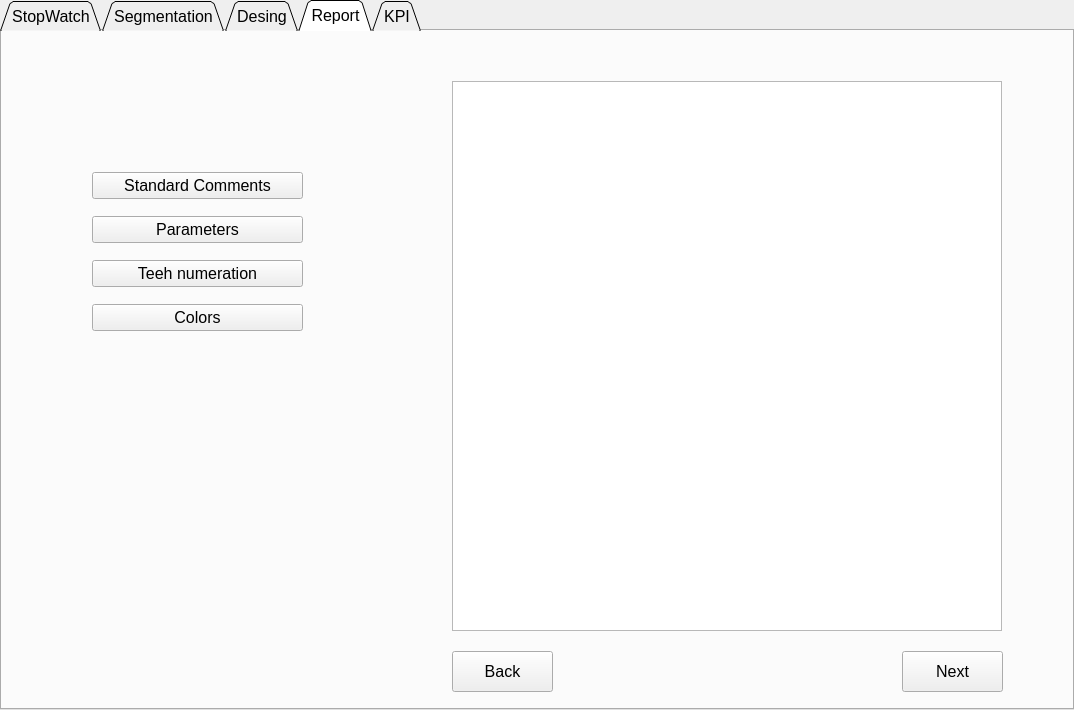
<?xml version="1.0" encoding="UTF-8"?>
<ui version="4.0">
 <class>MainWidget</class>
 <widget class="QTabWidget" name="MainWidget">
  <property name="geometry">
   <rect>
    <x>0</x>
    <y>0</y>
    <width>1074</width>
    <height>710</height>
   </rect>
  </property>
  <property name="sizePolicy">
   <sizepolicy hsizetype="Maximum" vsizetype="Maximum">
    <horstretch>0</horstretch>
    <verstretch>0</verstretch>
   </sizepolicy>
  </property>
  <property name="minimumSize">
   <size>
    <width>5</width>
    <height>0</height>
   </size>
  </property>
  <property name="font">
   <font>
    <pointsize>12</pointsize>
    <weight>50</weight>
    <bold>false</bold>
   </font>
  </property>
  <property name="windowTitle">
   <string>CEToolkit</string>
  </property>
  <property name="windowIcon">
   <iconset>
    <normaloff>../Test/img/materialise_logo.png</normaloff>../Test/img/materialise_logo.png</iconset>
  </property>
  <property name="tabShape">
   <enum>QTabWidget::Triangular</enum>
  </property>
  <property name="currentIndex">
   <number>3</number>
  </property>
  <widget class="QWidget" name="tab_stopwatch">
   <attribute name="title">
    <string>StopWatch</string>
   </attribute>
   <widget class="QLabel" name="label_stopwatch_title_stopwatch">
    <property name="geometry">
     <rect>
      <x>100</x>
      <y>40</y>
      <width>281</width>
      <height>51</height>
     </rect>
    </property>
    <property name="font">
     <font>
      <family>Arial Rounded MT Bold</family>
      <pointsize>38</pointsize>
     </font>
    </property>
    <property name="text">
     <string>StopWatch</string>
    </property>
   </widget>
   <widget class="QLineEdit" name="lineEdit_stopwatch_hour">
    <property name="geometry">
     <rect>
      <x>70</x>
      <y>190</y>
      <width>71</width>
      <height>31</height>
     </rect>
    </property>
    <property name="font">
     <font>
      <pointsize>12</pointsize>
     </font>
    </property>
    <property name="text">
     <string>00</string>
    </property>
    <property name="alignment">
     <set>Qt::AlignRight|Qt::AlignTrailing|Qt::AlignVCenter</set>
    </property>
   </widget>
   <widget class="QLineEdit" name="lineEdit_stopwatch_minutes">
    <property name="geometry">
     <rect>
      <x>200</x>
      <y>190</y>
      <width>71</width>
      <height>31</height>
     </rect>
    </property>
    <property name="font">
     <font>
      <pointsize>12</pointsize>
     </font>
    </property>
    <property name="text">
     <string>00</string>
    </property>
    <property name="alignment">
     <set>Qt::AlignRight|Qt::AlignTrailing|Qt::AlignVCenter</set>
    </property>
   </widget>
   <widget class="QLineEdit" name="lineEdit_stopwatch_seconds">
    <property name="geometry">
     <rect>
      <x>320</x>
      <y>190</y>
      <width>71</width>
      <height>31</height>
     </rect>
    </property>
    <property name="font">
     <font>
      <pointsize>12</pointsize>
     </font>
    </property>
    <property name="layoutDirection">
     <enum>Qt::LeftToRight</enum>
    </property>
    <property name="text">
     <string>00</string>
    </property>
    <property name="alignment">
     <set>Qt::AlignRight|Qt::AlignTrailing|Qt::AlignVCenter</set>
    </property>
   </widget>
   <widget class="QLabel" name="label_stopwatch_dot">
    <property name="geometry">
     <rect>
      <x>160</x>
      <y>160</y>
      <width>31</width>
      <height>81</height>
     </rect>
    </property>
    <property name="font">
     <font>
      <pointsize>35</pointsize>
     </font>
    </property>
    <property name="text">
     <string>:</string>
    </property>
   </widget>
   <widget class="QLabel" name="label_stopwatch_dot_2">
    <property name="geometry">
     <rect>
      <x>280</x>
      <y>160</y>
      <width>31</width>
      <height>81</height>
     </rect>
    </property>
    <property name="font">
     <font>
      <pointsize>35</pointsize>
     </font>
    </property>
    <property name="text">
     <string>:</string>
    </property>
   </widget>
   <widget class="QLCDNumber" name="lcdNumber_stopwatch">
    <property name="geometry">
     <rect>
      <x>50</x>
      <y>230</y>
      <width>341</width>
      <height>161</height>
     </rect>
    </property>
    <property name="smallDecimalPoint">
     <bool>false</bool>
    </property>
    <property name="digitCount">
     <number>8</number>
    </property>
    <property name="mode">
     <enum>QLCDNumber::Hex</enum>
    </property>
    <property name="intValue" stdset="0">
     <number>0</number>
    </property>
   </widget>
   <widget class="QPushButton" name="pushButton_stopwatch_reset">
    <property name="geometry">
     <rect>
      <x>50</x>
      <y>410</y>
      <width>101</width>
      <height>31</height>
     </rect>
    </property>
    <property name="font">
     <font>
      <pointsize>12</pointsize>
     </font>
    </property>
    <property name="text">
     <string>Reset</string>
    </property>
   </widget>
   <widget class="QPushButton" name="pushButton_stopwatch_stop_up">
    <property name="geometry">
     <rect>
      <x>170</x>
      <y>410</y>
      <width>101</width>
      <height>31</height>
     </rect>
    </property>
    <property name="font">
     <font>
      <pointsize>12</pointsize>
     </font>
    </property>
    <property name="text">
     <string>StopUp</string>
    </property>
   </widget>
   <widget class="QPushButton" name="pushButton_stopwatch_start_up">
    <property name="geometry">
     <rect>
      <x>290</x>
      <y>410</y>
      <width>101</width>
      <height>31</height>
     </rect>
    </property>
    <property name="font">
     <font>
      <pointsize>12</pointsize>
     </font>
    </property>
    <property name="text">
     <string>StartUp</string>
    </property>
   </widget>
   <widget class="QPushButton" name="pushButton_stopwatch_start_down">
    <property name="geometry">
     <rect>
      <x>290</x>
      <y>470</y>
      <width>101</width>
      <height>31</height>
     </rect>
    </property>
    <property name="font">
     <font>
      <pointsize>12</pointsize>
     </font>
    </property>
    <property name="text">
     <string>StartDown</string>
    </property>
   </widget>
   <widget class="Line" name="line">
    <property name="geometry">
     <rect>
      <x>490</x>
      <y>0</y>
      <width>16</width>
      <height>681</height>
     </rect>
    </property>
    <property name="lineWidth">
     <number>1</number>
    </property>
    <property name="midLineWidth">
     <number>2</number>
    </property>
    <property name="orientation">
     <enum>Qt::Vertical</enum>
    </property>
   </widget>
   <widget class="QPushButton" name="pushButton_stopwatch_stop_down">
    <property name="geometry">
     <rect>
      <x>170</x>
      <y>470</y>
      <width>101</width>
      <height>31</height>
     </rect>
    </property>
    <property name="font">
     <font>
      <pointsize>12</pointsize>
     </font>
    </property>
    <property name="text">
     <string>StopDown</string>
    </property>
   </widget>
   <widget class="QComboBox" name="comboBox_stopwatch_targets">
    <property name="geometry">
     <rect>
      <x>100</x>
      <y>140</y>
      <width>261</width>
      <height>31</height>
     </rect>
    </property>
    <item>
     <property name="text">
      <string>Targets</string>
     </property>
    </item>
    <item>
     <property name="text">
      <string>Segmentation CT</string>
     </property>
    </item>
    <item>
     <property name="text">
      <string>Segmentation CBCT</string>
     </property>
    </item>
    <item>
     <property name="text">
      <string>Segmentation QC</string>
     </property>
    </item>
    <item>
     <property name="text">
      <string>Technical QC</string>
     </property>
    </item>
    <item>
     <property name="text">
      <string>Plastic Design</string>
     </property>
    </item>
    <item>
     <property name="text">
      <string>Plastic Design Complex</string>
     </property>
    </item>
   </widget>
   <widget class="QLabel" name="label_stopwatch_title_calculator">
    <property name="geometry">
     <rect>
      <x>580</x>
      <y>50</y>
      <width>411</width>
      <height>51</height>
     </rect>
    </property>
    <property name="font">
     <font>
      <family>Arial Rounded MT Bold</family>
      <pointsize>38</pointsize>
     </font>
    </property>
    <property name="text">
     <string>Time Calculator</string>
    </property>
   </widget>
   <widget class="QLabel" name="label_stopwatch_start">
    <property name="geometry">
     <rect>
      <x>660</x>
      <y>200</y>
      <width>47</width>
      <height>13</height>
     </rect>
    </property>
    <property name="text">
     <string>Start:</string>
    </property>
   </widget>
   <widget class="QLabel" name="label_stopwatch_end">
    <property name="geometry">
     <rect>
      <x>660</x>
      <y>250</y>
      <width>47</width>
      <height>13</height>
     </rect>
    </property>
    <property name="text">
     <string>End:</string>
    </property>
   </widget>
   <widget class="QDateTimeEdit" name="dateTimeEdit_stopwatch_end">
    <property name="geometry">
     <rect>
      <x>730</x>
      <y>240</y>
      <width>101</width>
      <height>31</height>
     </rect>
    </property>
    <property name="frame">
     <bool>true</bool>
    </property>
    <property name="specialValueText">
     <string/>
    </property>
    <property name="date">
     <date>
      <year>2000</year>
      <month>1</month>
      <day>1</day>
     </date>
    </property>
    <property name="displayFormat">
     <string> hh:mm </string>
    </property>
    <property name="calendarPopup">
     <bool>false</bool>
    </property>
   </widget>
   <widget class="QDateTimeEdit" name="dateTimeEdit_stopwatch_start">
    <property name="geometry">
     <rect>
      <x>730</x>
      <y>190</y>
      <width>101</width>
      <height>31</height>
     </rect>
    </property>
    <property name="frame">
     <bool>true</bool>
    </property>
    <property name="specialValueText">
     <string/>
    </property>
    <property name="date">
     <date>
      <year>2000</year>
      <month>1</month>
      <day>3</day>
     </date>
    </property>
    <property name="minimumDateTime">
     <datetime>
      <hour>0</hour>
      <minute>0</minute>
      <second>0</second>
      <year>2000</year>
      <month>1</month>
      <day>3</day>
     </datetime>
    </property>
    <property name="displayFormat">
     <string> hh:mm</string>
    </property>
    <property name="calendarPopup">
     <bool>false</bool>
    </property>
   </widget>
   <widget class="QLabel" name="label_stopwatch_adjustment">
    <property name="geometry">
     <rect>
      <x>630</x>
      <y>300</y>
      <width>101</width>
      <height>20</height>
     </rect>
    </property>
    <property name="text">
     <string>Adjustment:</string>
    </property>
   </widget>
   <widget class="QLineEdit" name="lineEdit_stopwatch_total">
    <property name="geometry">
     <rect>
      <x>730</x>
      <y>340</y>
      <width>101</width>
      <height>31</height>
     </rect>
    </property>
   </widget>
   <widget class="QLabel" name="label_stopwatch_total">
    <property name="geometry">
     <rect>
      <x>650</x>
      <y>350</y>
      <width>51</width>
      <height>20</height>
     </rect>
    </property>
    <property name="text">
     <string>Total:</string>
    </property>
   </widget>
   <widget class="QLineEdit" name="lineEdit_stopwatch_adjustment">
    <property name="geometry">
     <rect>
      <x>730</x>
      <y>290</y>
      <width>101</width>
      <height>31</height>
     </rect>
    </property>
   </widget>
   <widget class="QPushButton" name="pushButton_stopwatch_calculate">
    <property name="geometry">
     <rect>
      <x>730</x>
      <y>420</y>
      <width>101</width>
      <height>31</height>
     </rect>
    </property>
    <property name="font">
     <font>
      <pointsize>12</pointsize>
     </font>
    </property>
    <property name="text">
     <string>Calculate</string>
    </property>
   </widget>
  </widget>
  <widget class="QWidget" name="tab_segmentation">
   <attribute name="title">
    <string>Segmentation</string>
   </attribute>
   <widget class="QComboBox" name="comboBox_segmentation_surgery">
    <property name="geometry">
     <rect>
      <x>90</x>
      <y>50</y>
      <width>211</width>
      <height>41</height>
     </rect>
    </property>
    <property name="font">
     <font>
      <pointsize>12</pointsize>
     </font>
    </property>
    <item>
     <property name="text">
      <string>Orthognatic</string>
     </property>
    </item>
    <item>
     <property name="text">
      <string>Grafts</string>
     </property>
    </item>
    <item>
     <property name="text">
      <string>Mandible Reconstruction</string>
     </property>
    </item>
    <item>
     <property name="text">
      <string>MidFace Reconstruction</string>
     </property>
    </item>
    <item>
     <property name="text">
      <string>PSI</string>
     </property>
    </item>
    <item>
     <property name="text">
      <string>Craniofacial distraction</string>
     </property>
    </item>
    <item>
     <property name="text">
      <string>Cranial vault reconstruction</string>
     </property>
    </item>
    <item>
     <property name="text">
      <string>Midface aesthetic</string>
     </property>
    </item>
   </widget>
   <widget class="QPushButton" name="pushButton_segmentation_back">
    <property name="geometry">
     <rect>
      <x>450</x>
      <y>620</y>
      <width>101</width>
      <height>41</height>
     </rect>
    </property>
    <property name="font">
     <font>
      <pointsize>12</pointsize>
     </font>
    </property>
    <property name="text">
     <string>Back</string>
    </property>
   </widget>
   <widget class="QPushButton" name="pushButton_segmentation_next">
    <property name="geometry">
     <rect>
      <x>900</x>
      <y>620</y>
      <width>101</width>
      <height>41</height>
     </rect>
    </property>
    <property name="font">
     <font>
      <pointsize>12</pointsize>
     </font>
    </property>
    <property name="text">
     <string>Next</string>
    </property>
   </widget>
   <widget class="QTextEdit" name="textEdit_segmentation_image">
    <property name="geometry">
     <rect>
      <x>450</x>
      <y>50</y>
      <width>550</width>
      <height>550</height>
     </rect>
    </property>
   </widget>
   <widget class="QLabel" name="label_segmentation_image">
    <property name="geometry">
     <rect>
      <x>450</x>
      <y>50</y>
      <width>550</width>
      <height>550</height>
     </rect>
    </property>
    <property name="text">
     <string/>
    </property>
    <property name="scaledContents">
     <bool>false</bool>
    </property>
   </widget>
   <widget class="QWidget" name="verticalLayoutWidget">
    <property name="geometry">
     <rect>
      <x>90</x>
      <y>120</y>
      <width>211</width>
      <height>181</height>
     </rect>
    </property>
    <layout class="QVBoxLayout" name="verticalLayout_segmentation">
     <item>
      <widget class="QPushButton" name="pushButton_segmentation_names">
       <property name="text">
        <string>Names</string>
       </property>
      </widget>
     </item>
     <item>
      <widget class="QPushButton" name="pushButton_segmentation_framework">
       <property name="text">
        <string>FrameWork</string>
       </property>
      </widget>
     </item>
     <item>
      <widget class="QPushButton" name="pushButton_segmentation_objects">
       <property name="text">
        <string>Objects</string>
       </property>
      </widget>
     </item>
     <item>
      <widget class="QPushButton" name="pushButton_segmentation_preplanfolders">
       <property name="text">
        <string>Preplaning Folders</string>
       </property>
      </widget>
     </item>
     <item>
      <widget class="QPushButton" name="pushButton_segmentation_preplancuts">
       <property name="text">
        <string>Preplanning cuts</string>
       </property>
      </widget>
     </item>
    </layout>
   </widget>
   <zorder>comboBox_segmentation_surgery</zorder>
   <zorder>pushButton_segmentation_back</zorder>
   <zorder>pushButton_segmentation_next</zorder>
   <zorder>label_segmentation_image</zorder>
   <zorder>verticalLayoutWidget</zorder>
   <zorder>textEdit_segmentation_image</zorder>
  </widget>
  <widget class="QWidget" name="tab_design">
   <attribute name="title">
    <string>Desing</string>
   </attribute>
   <widget class="QComboBox" name="comboBox_design_surgery">
    <property name="geometry">
     <rect>
      <x>90</x>
      <y>50</y>
      <width>211</width>
      <height>41</height>
     </rect>
    </property>
    <property name="font">
     <font>
      <pointsize>12</pointsize>
     </font>
    </property>
    <item>
     <property name="text">
      <string>Orthognatic</string>
     </property>
    </item>
    <item>
     <property name="text">
      <string>Reconstruction</string>
     </property>
    </item>
    <item>
     <property name="text">
      <string>PSI</string>
     </property>
    </item>
    <item>
     <property name="text">
      <string>CVR</string>
     </property>
    </item>
   </widget>
   <widget class="QTextEdit" name="textEdit_design_image">
    <property name="geometry">
     <rect>
      <x>450</x>
      <y>50</y>
      <width>550</width>
      <height>550</height>
     </rect>
    </property>
   </widget>
   <widget class="QPushButton" name="pushButton_desing_nest">
    <property name="geometry">
     <rect>
      <x>900</x>
      <y>620</y>
      <width>101</width>
      <height>41</height>
     </rect>
    </property>
    <property name="font">
     <font>
      <pointsize>12</pointsize>
     </font>
    </property>
    <property name="text">
     <string>Next</string>
    </property>
   </widget>
   <widget class="QPushButton" name="pushButton_desing_back">
    <property name="geometry">
     <rect>
      <x>450</x>
      <y>620</y>
      <width>101</width>
      <height>41</height>
     </rect>
    </property>
    <property name="font">
     <font>
      <pointsize>12</pointsize>
     </font>
    </property>
    <property name="text">
     <string>Back</string>
    </property>
   </widget>
   <widget class="QWidget" name="verticalLayoutWidget_2">
    <property name="geometry">
     <rect>
      <x>90</x>
      <y>120</y>
      <width>211</width>
      <height>311</height>
     </rect>
    </property>
    <layout class="QVBoxLayout" name="verticalLayout_design">
     <item>
      <widget class="QPushButton" name="pushButton_design_rnames">
       <property name="text">
        <string>Regular Names</string>
       </property>
      </widget>
     </item>
     <item>
      <widget class="QPushButton" name="pushButton_design_pnames">
       <property name="text">
        <string>Production Names</string>
       </property>
      </widget>
     </item>
     <item>
      <widget class="QPushButton" name="pushButton_design_parameters">
       <property name="text">
        <string>Parameters</string>
       </property>
      </widget>
     </item>
     <item>
      <widget class="QPushButton" name="pushButton_design_wraps">
       <property name="text">
        <string>Wraps</string>
       </property>
      </widget>
     </item>
     <item>
      <widget class="QPushButton" name="pushButton_design_folder">
       <property name="text">
        <string>Folder</string>
       </property>
      </widget>
     </item>
     <item>
      <widget class="QPushButton" name="pushButton_design_ceph">
       <property name="text">
        <string>Cephalometry</string>
       </property>
      </widget>
     </item>
     <item>
      <widget class="QPushButton" name="pushButton_design_flags">
       <property name="text">
        <string>Post-Processing flags</string>
       </property>
      </widget>
     </item>
    </layout>
   </widget>
   <widget class="QLabel" name="label_design_image">
    <property name="geometry">
     <rect>
      <x>450</x>
      <y>50</y>
      <width>550</width>
      <height>550</height>
     </rect>
    </property>
    <property name="text">
     <string/>
    </property>
    <property name="scaledContents">
     <bool>false</bool>
    </property>
   </widget>
   <zorder>comboBox_design_surgery</zorder>
   <zorder>pushButton_desing_nest</zorder>
   <zorder>pushButton_desing_back</zorder>
   <zorder>verticalLayoutWidget_2</zorder>
   <zorder>label_design_image</zorder>
   <zorder>textEdit_design_image</zorder>
  </widget>
  <widget class="QWidget" name="tab_report">
   <attribute name="title">
    <string>Report</string>
   </attribute>
   <widget class="QTextEdit" name="textEdit_report_image">
    <property name="geometry">
     <rect>
      <x>450</x>
      <y>50</y>
      <width>550</width>
      <height>550</height>
     </rect>
    </property>
   </widget>
   <widget class="QPushButton" name="pushButto_imagegallery_back_3">
    <property name="geometry">
     <rect>
      <x>900</x>
      <y>620</y>
      <width>101</width>
      <height>41</height>
     </rect>
    </property>
    <property name="font">
     <font>
      <pointsize>12</pointsize>
     </font>
    </property>
    <property name="text">
     <string>Next</string>
    </property>
   </widget>
   <widget class="QPushButton" name="pushButton_imagegallery_back_3">
    <property name="geometry">
     <rect>
      <x>450</x>
      <y>620</y>
      <width>101</width>
      <height>41</height>
     </rect>
    </property>
    <property name="font">
     <font>
      <pointsize>12</pointsize>
     </font>
    </property>
    <property name="text">
     <string>Back</string>
    </property>
   </widget>
   <widget class="QWidget" name="verticalLayoutWidget_3">
    <property name="geometry">
     <rect>
      <x>90</x>
      <y>130</y>
      <width>211</width>
      <height>181</height>
     </rect>
    </property>
    <layout class="QVBoxLayout" name="verticalLayout_4">
     <item>
      <widget class="QPushButton" name="pushButton_report_comments">
       <property name="text">
        <string>Standard Comments</string>
       </property>
      </widget>
     </item>
     <item>
      <widget class="QPushButton" name="pushButton_report_parameters">
       <property name="text">
        <string>Parameters</string>
       </property>
      </widget>
     </item>
     <item>
      <widget class="QPushButton" name="pushButton_report_teeth">
       <property name="text">
        <string>Teeh numeration</string>
       </property>
      </widget>
     </item>
     <item>
      <widget class="QPushButton" name="pushButton_report_colors">
       <property name="text">
        <string>Colors</string>
       </property>
      </widget>
     </item>
    </layout>
   </widget>
   <widget class="QLabel" name="label_report_image">
    <property name="geometry">
     <rect>
      <x>450</x>
      <y>50</y>
      <width>550</width>
      <height>550</height>
     </rect>
    </property>
    <property name="text">
     <string/>
    </property>
    <property name="scaledContents">
     <bool>false</bool>
    </property>
   </widget>
   <zorder>pushButto_imagegallery_back_3</zorder>
   <zorder>pushButton_imagegallery_back_3</zorder>
   <zorder>verticalLayoutWidget_3</zorder>
   <zorder>label_report_image</zorder>
   <zorder>textEdit_report_image</zorder>
  </widget>
  <widget class="QWidget" name="tab_kpi">
   <attribute name="title">
    <string>KPI</string>
   </attribute>
   <widget class="QLineEdit" name="lineEdit_kpi_caseid">
    <property name="geometry">
     <rect>
      <x>110</x>
      <y>190</y>
      <width>231</width>
      <height>31</height>
     </rect>
    </property>
    <property name="text">
     <string/>
    </property>
    <property name="placeholderText">
     <string>Case ID</string>
    </property>
   </widget>
   <widget class="QLineEdit" name="lineEdit_kpi_time">
    <property name="geometry">
     <rect>
      <x>110</x>
      <y>390</y>
      <width>91</width>
      <height>31</height>
     </rect>
    </property>
    <property name="placeholderText">
     <string>Time</string>
    </property>
   </widget>
   <widget class="QComboBox" name="comboBox_kpi_surgery">
    <property name="geometry">
     <rect>
      <x>110</x>
      <y>280</y>
      <width>161</width>
      <height>31</height>
     </rect>
    </property>
    <item>
     <property name="text">
      <string>Orthognatic</string>
     </property>
    </item>
    <item>
     <property name="text">
      <string>Reconstruction</string>
     </property>
    </item>
    <item>
     <property name="text">
      <string>PSI</string>
     </property>
    </item>
    <item>
     <property name="text">
      <string>Other</string>
     </property>
    </item>
   </widget>
   <widget class="QComboBox" name="comboBox_kpi_rev">
    <property name="geometry">
     <rect>
      <x>170</x>
      <y>350</y>
      <width>61</width>
      <height>21</height>
     </rect>
    </property>
    <item>
     <property name="text">
      <string>YES</string>
     </property>
    </item>
    <item>
     <property name="text">
      <string>NO</string>
     </property>
    </item>
   </widget>
   <widget class="QPushButton" name="pushButton_kpi_search">
    <property name="geometry">
     <rect>
      <x>690</x>
      <y>390</y>
      <width>101</width>
      <height>31</height>
     </rect>
    </property>
    <property name="font">
     <font>
      <pointsize>12</pointsize>
     </font>
    </property>
    <property name="text">
     <string>Search</string>
    </property>
   </widget>
   <widget class="QPushButton" name="pushButton_kpi_register">
    <property name="geometry">
     <rect>
      <x>170</x>
      <y>470</y>
      <width>101</width>
      <height>31</height>
     </rect>
    </property>
    <property name="font">
     <font>
      <pointsize>12</pointsize>
     </font>
    </property>
    <property name="text">
     <string>Register</string>
    </property>
   </widget>
   <widget class="QLabel" name="label_kpi_surgery">
    <property name="geometry">
     <rect>
      <x>110</x>
      <y>240</y>
      <width>101</width>
      <height>31</height>
     </rect>
    </property>
    <property name="text">
     <string>Surgery:</string>
    </property>
   </widget>
   <widget class="QLabel" name="label_kpi_rev">
    <property name="geometry">
     <rect>
      <x>110</x>
      <y>350</y>
      <width>51</width>
      <height>21</height>
     </rect>
    </property>
    <property name="text">
     <string>REV0:</string>
    </property>
   </widget>
   <widget class="Line" name="line_2">
    <property name="geometry">
     <rect>
      <x>510</x>
      <y>0</y>
      <width>16</width>
      <height>681</height>
     </rect>
    </property>
    <property name="lineWidth">
     <number>1</number>
    </property>
    <property name="midLineWidth">
     <number>2</number>
    </property>
    <property name="orientation">
     <enum>Qt::Vertical</enum>
    </property>
   </widget>
   <widget class="QLabel" name="lineEdit_kpi_title_register">
    <property name="geometry">
     <rect>
      <x>130</x>
      <y>60</y>
      <width>221</width>
      <height>71</height>
     </rect>
    </property>
    <property name="font">
     <font>
      <family>Arial Rounded MT Bold</family>
      <pointsize>38</pointsize>
     </font>
    </property>
    <property name="text">
     <string>Register</string>
    </property>
   </widget>
   <widget class="QLabel" name="lineEdit_kpi_title_search">
    <property name="geometry">
     <rect>
      <x>710</x>
      <y>60</y>
      <width>181</width>
      <height>71</height>
     </rect>
    </property>
    <property name="font">
     <font>
      <family>Arial Rounded MT Bold</family>
      <pointsize>38</pointsize>
     </font>
    </property>
    <property name="text">
     <string>Search</string>
    </property>
   </widget>
   <widget class="QComboBox" name="comboBox_kpi_month">
    <property name="geometry">
     <rect>
      <x>630</x>
      <y>190</y>
      <width>161</width>
      <height>31</height>
     </rect>
    </property>
    <item>
     <property name="text">
      <string>January</string>
     </property>
    </item>
   </widget>
   <widget class="QComboBox" name="comboBox_kpi_year">
    <property name="geometry">
     <rect>
      <x>810</x>
      <y>190</y>
      <width>161</width>
      <height>31</height>
     </rect>
    </property>
    <item>
     <property name="text">
      <string>2020</string>
     </property>
    </item>
   </widget>
   <widget class="QComboBox" name="comboBox_kpi_search">
    <property name="geometry">
     <rect>
      <x>670</x>
      <y>260</y>
      <width>271</width>
      <height>31</height>
     </rect>
    </property>
    <item>
     <property name="text">
      <string>Design Time</string>
     </property>
    </item>
    <item>
     <property name="text">
      <string>Segmentation QC Time</string>
     </property>
    </item>
    <item>
     <property name="text">
      <string>Technical QC Time</string>
     </property>
    </item>
    <item>
     <property name="text">
      <string>Approval Rate Design</string>
     </property>
    </item>
    <item>
     <property name="text">
      <string>Approval Rate Design Ortho</string>
     </property>
    </item>
    <item>
     <property name="text">
      <string>Approval Rate Design Recons</string>
     </property>
    </item>
   </widget>
   <widget class="QLineEdit" name="lineEdit_kpi_result">
    <property name="geometry">
     <rect>
      <x>690</x>
      <y>320</y>
      <width>231</width>
      <height>31</height>
     </rect>
    </property>
    <property name="text">
     <string/>
    </property>
    <property name="placeholderText">
     <string>Result</string>
    </property>
   </widget>
   <widget class="QPushButton" name="pushButton_kpi_open">
    <property name="geometry">
     <rect>
      <x>820</x>
      <y>390</y>
      <width>101</width>
      <height>31</height>
     </rect>
    </property>
    <property name="font">
     <font>
      <pointsize>12</pointsize>
     </font>
    </property>
    <property name="text">
     <string>Open file</string>
    </property>
   </widget>
  </widget>
 </widget>
 <resources/>
 <connections/>
</ui>
